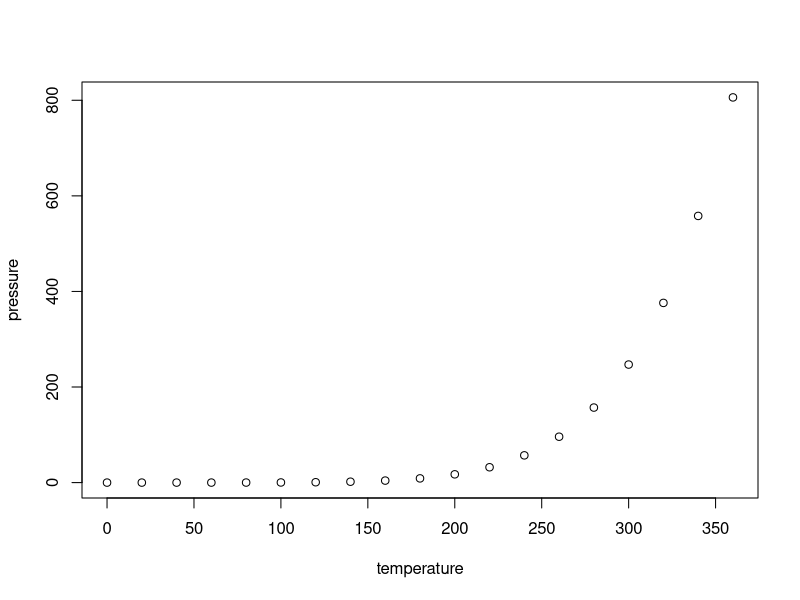
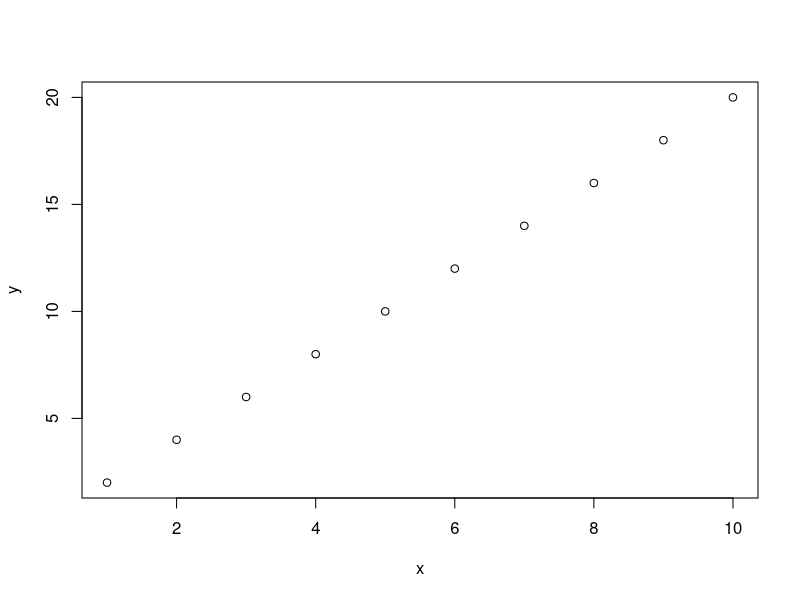

Write R code to recreate these figures, in order.
## ---- chunk 1
knitr::opts_chunk$set(echo = TRUE)
## ---- chunk 2
summary(cars)
## ---- chunk 3
plot(pressure)
## ---- chunk 4
x=seq(1,10,1)
y=seq(2,20,2)
plot(x,y)
